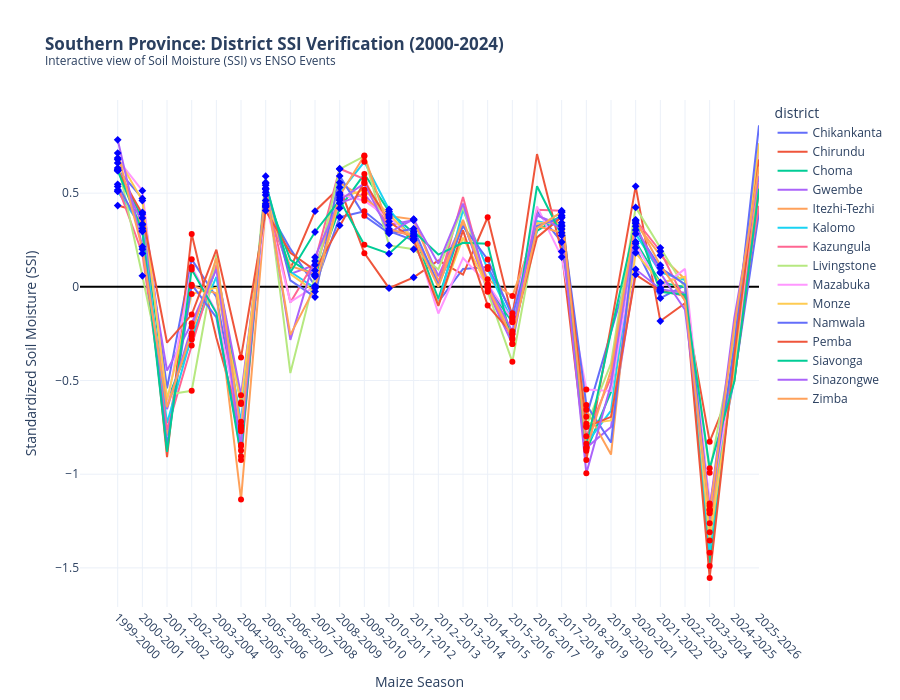

Notebook cell for this chart:
### Markdown cell above
**Climate Teleconnection and Visualization (ENSO)**
The final step involved synchronizing the provincial drought indices with global climate drivers, specifically the El Niño Southern Oscillation (ENSO).
* NINO3.4 Integration: Monthly NINO3.4 sea surface temperature anomalies were averaged for the primary rainfall months (Nov–Apr) to define the ENSO state for each crop year.
* Thresholds and Classification:
i) El Niño Events: Classified when NINO3.4 anomalies exceeded +1.0°C.
ii) La Niña Events: Classified when NINO3.4 anomalies fell below -1.0°C.
* Synthesis Visualization: A dual-axis time-series model was developed using the Plotly library. The primary axis tracked the Vegetation Health Index (VHI) to monitor biological response, while the secondary axis tracked the Soil Moisture Index (SSI).

By overlaying ENSO markers (red shading for El Niño, blue for La Niña) onto these indices, the study visually demonstrates the historical correlation between Pacific Ocean temperatures and terrestrial drought in the Southern Province, providing a diagnostic tool for climate-risk assessment.

### Code cell
import plotly.express as px
import plotly.graph_objects as go
import pandas as pd
import os

# 1. PREPARE CLIMATE DATA (NINO34) - AGGREGATED NOV TO APR
df_climate['date'] = pd.to_datetime(df_climate['date'])
df_climate['month'] = df_climate['date'].dt.month
df_climate['year'] = df_climate['date'].dt.year

# Define CropYear (Nov-Dec belongs to next year's harvest)
df_climate['CropYear'] = np.where(df_climate['month'] >= 11, 
                                  df_climate['year'] + 1, 
                                  df_climate['year'])

# Filter for the Maize Season (Nov to Apr) and aggregate NINO34
maize_months = [11, 12, 1, 2, 3, 4]
nino_seasonal = df_climate[df_climate['month'].isin(maize_months)].groupby('CropYear')['NINO34'].mean().reset_index()

# Patch 2024 NINO34 (Official Peak recorded for the season)
# This step is crucial for the 2024 markers to show up correctly
nino_seasonal.loc[nino_seasonal['CropYear'] == 2024, 'NINO34'] = 2.03

# 1. PREPARE SOUTHERN PROVINCE DATA (SSI)
# Filter for Southern Province Districts
southern_districts_data = df_seasonal_agg[df_seasonal_agg['province'] == 'Southern'].copy()

# PRECISION FIX: Remove future rows with incomplete data
southern_districts_data = southern_districts_data.dropna(subset=['SSI_seasonal'])

# Create the Season string for the X-axis
southern_districts_data['SEASON'] = (southern_districts_data['CropYear'] - 1).astype(str) + "-" + southern_districts_data['CropYear'].astype(str)

# Ensure NINO34 is merged (Rename it to NINO34 to match your request)
if 'nino34' in nino_seasonal.columns:
    nino_seasonal = nino_seasonal.rename(columns={'nino34': 'NINO34'})

southern_districts_data = pd.merge(southern_districts_data, nino_seasonal[['CropYear', 'NINO34']], on='CropYear', how='left')

# Patch 2024 NINO34 manually (Crucial for the 2024 marking)
southern_districts_data.loc[southern_districts_data['CropYear'] == 2024, 'NINO34'] = 2.03

# ============================================================
# 2. INITIALIZE THE PLOTLY FIGURE (FIXED CASE SENSITIVITY)
# ============================================================
fig_south_ssi = px.line(southern_districts_data, 
                        x="SEASON", 
                        y="SSI_seasonal", 
                        color="district",
                        title="<b>Southern Province: District SSI Verification (2000-2024)</b><br><sup>Interactive view of Soil Moisture (SSI) vs ENSO Events</sup>",
                        labels={"SEASON": "Maize Season", "SSI_seasonal": "Soil Moisture Index (SSI)"},
                        # FIXED: Changed 'nino34' to 'NINO34' to match column name
                        hover_data={'NINO34': ':.2f', 'NDVI_seasonal': ':.2f', 'district': True})

# ============================================================
# 3. AUTOMATICALLY MARK EVERY EVENT (Threshold 0.5)
# ============================================================
# Get unique seasons and their climate values
enso_events = southern_districts_data[['SEASON', 'NINO34']].drop_duplicates()

for index, row in enso_events.iterrows():
    season_label = row['SEASON']
    nino_val = row['NINO34']
    
    if pd.isna(nino_val): continue
    
    # Identify the dots for this specific season
    season_points = southern_districts_data[southern_districts_data['SEASON'] == season_label]
    
    # Threshold 0.5 to catch 2002, 2005, 2019
    if nino_val >= 0.5: 
        # Add Red Background Shading
        fig_south_ssi.add_vrect(x0=season_label, x1=season_label, fillcolor="red", opacity=0.1, layer="below", line_width=0)
        # Add Red Dot Markers
        fig_south_ssi.add_trace(go.Scatter(x=season_points['SEASON'], y=season_points['SSI_seasonal'], 
                                           mode='markers',
                                           marker=dict(symbol='circle', size=6, color='red'), 
                                           showlegend=False, hoverinfo='skip'))
        
    elif nino_val <= -0.5: 
        # Add Blue Background Shading
        fig_south_ssi.add_vrect(x0=season_label, x1=season_label, fillcolor="blue", opacity=0.1, layer="below", line_width=0)
        # Add Blue Diamond Markers
        fig_south_ssi.add_trace(go.Scatter(x=season_points['SEASON'], y=season_points['SSI_seasonal'], 
                                           mode='markers',
                                           marker=dict(symbol='diamond', size=6, color='blue'), 
                                           showlegend=False, hoverinfo='skip'))

# 4. FINAL LAYOUT POLISH
fig_south_ssi.update_layout(
    template="plotly_white",
    hovermode="x unified",
    xaxis_tickangle=45,
    height=700,
    yaxis=dict(title="Standardized Soil Moisture (SSI)", zeroline=True, zerolinecolor='black')
)

# 5. Save and Show
output_html_ssi = os.path.join(base_path, "Southern_Province_SSI_District_Verification.html")
fig_south_ssi.write_html(output_html_ssi)

#print(f"Success! SSI Verification Plot created: {output_html_ssi}")
fig_south_ssi.show()
